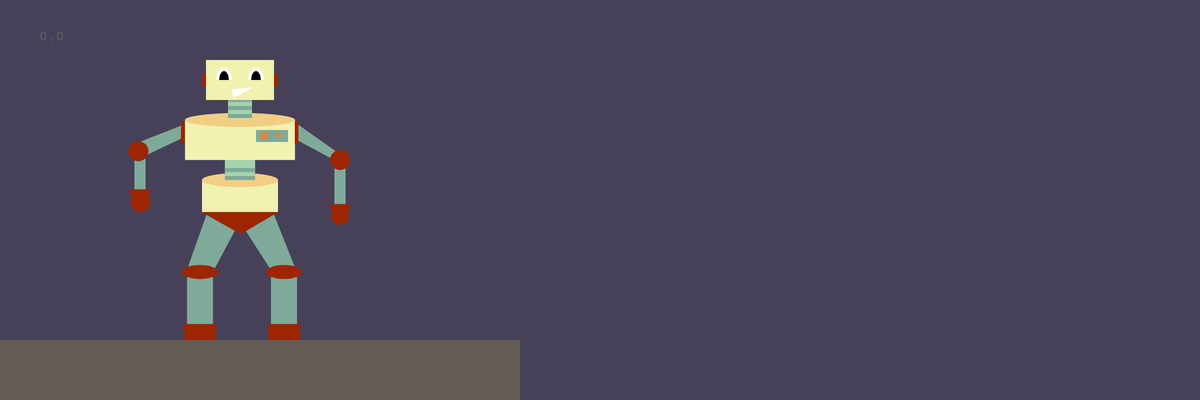
Frame 1 (no input)
Frame 60 (no input): identical to frame 1, image omitted
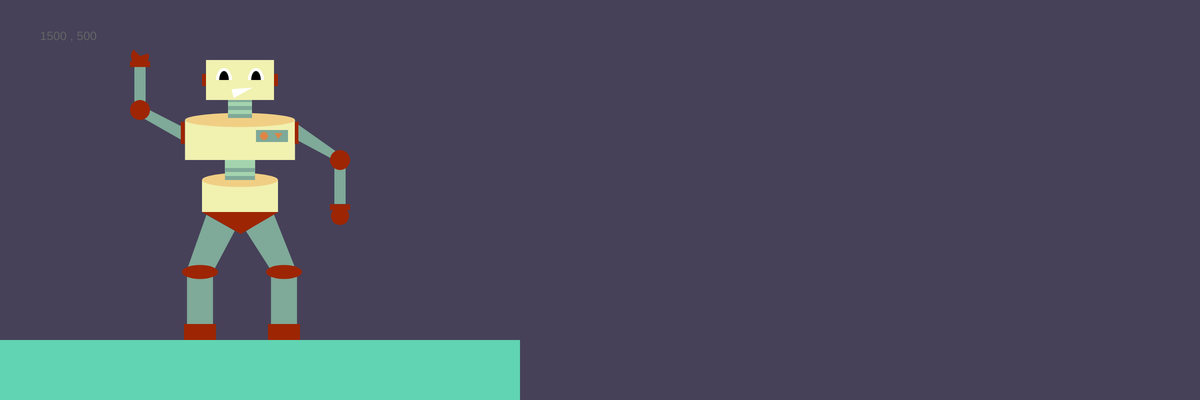
Frame 120 (the mouse pressed at the canvas centre since frame 60)

The p5.js sketch that drew these frames (run headless with seeded random() and noise() and a simulated clock; from frame 60 on, the mouse is pressed at the canvas centre):

// p5.js sketch
// ── sketch.js
function setup() {
  // put setup code here
  createCanvas(3000, 1000);
  rectMode(CENTER);
  ellipseMode(CENTER);
  noStroke();
}

function draw() {
  // put drawing code here
      background('#464159');




      if (mouseIsPressed) {
          // stuff that shows when the mouse is pressed

          //legs
          //right
          fill('#7fa998');
          quad(684, 534, 738, 670, 688, 692, 615, 578);
          fill('#7fa998');
          rect(710,740, 65,140);
          fill('#9d2503')
          ellipse(710, 680, 90, 35);
          rect(710,830, 80,40);

          //left
          fill('#7fa998');
          quad(516, 537, 587, 577, 528, 688, 470, 667);
          fill('#7fa998');
          rect(500,740, 65,140);
          fill('#9d2503')
          ellipse(500, 680, 90, 35);
          rect(500,830, 80,40);

          //hips
          fill('#f1f1b0')
          rect(600, 490, 190, 80);
          fill('#f0cf85');
          ellipse(600, 450, 190, 35);
          fill('#7fa998');
          rect(600, 410, 75, 80);
          fill('#a4d4ae');
          rect(600, 410, 75, 60);
          fill('#7fa998');
          rect(600, 410, 75, 40);
          fill('#a4d4ae');
          rect(600, 410, 75, 20);
          fill('#9d2503')
          triangle(505,530,602,585,696,530);


          //chest
          fill('#f1f1b0')
          rect(600, 350, 275, 100);
          //buttons
          fill('#7fa998');
          rect(680, 340, 80, 30);
          fill('#df8543');
          ellipse(660, 340, 20, 20);
          fill('#df8543');
          triangle(686,333,696,347,706,333);
          fill('#f0cf85');
          ellipse(600, 300, 275, 35);

          //neck
          fill('#7fa998');
          rect(600, 260, 60, 70);
          fill('#a4d4ae');
          rect(600, 260, 60, 50);
          fill('#7fa998');
          rect(600, 260, 60, 30);
          fill('#a4d4ae');
          rect(600, 260, 60, 10);

          //head
          fill('#f1f1b0')
          rect(600, 200, 170, 100);
          fill('255');
          //eyes
          arc(560, 200, 40, 60, PI, TWO_PI);
          fill('255');
          arc(640, 200, 40, 60, PI, TWO_PI);

          fill(0);
          arc(560, 200, 24, 45, PI, TWO_PI);
          fill(0);
          arc(640, 200, 24, 45, PI, TWO_PI);
          //mouth
          fill(255);
          triangle(579,223,584,245,632,219);
          //ears
          fill('#9d2503')
          rect(510, 200, 10, 30);
          rect(690, 200, 10, 30);

          //arms
          //left
          fill('#9d2503')
          rect(457, 332, 10, 55);
          fill('#7fa998');
          quad(364, 270, 452, 315, 452, 349, 352, 292);
          rect(350,210, 28,90);
          fill('#9d2503')
          ellipse(350,275, 50,50);
          rect(350,160,50,15);
          //right
          rect(742, 332, 10, 55);
          fill('#7fa998');
          quad(746, 312, 838, 377, 828, 396, 746, 352);
          rect(850,465, 28,90);
          fill('#9d2503')
          ellipse(850,400, 50,50);
          rect(850,518,50,15);
          //left hand
          arc(350, 140, 45, 45, 6, PI + QUARTER_PI);
          //right hand
          ellipse(850,540,45,45);

          fill('#61d4b3');
          rect(600,1250,1400,800);

          } else {

            // when the mouse isn't pressed!
      //legs
      //right
      fill('#7fa998');
      quad(684, 534, 738, 670, 688, 692, 615, 578);
      fill('#7fa998');
      rect(710,740, 65,140);
      fill('#9d2503')
      ellipse(710, 680, 90, 35);
      rect(710,830, 80,40);

      //left
      fill('#7fa998');
      quad(516, 537, 587, 577, 528, 688, 470, 667);
      fill('#7fa998');
      rect(500,740, 65,140);
      fill('#9d2503')
      ellipse(500, 680, 90, 35);
      rect(500,830, 80,40);

      //hips
      fill('#f1f1b0')
      rect(600, 490, 190, 80);
      fill('#f0cf85');
      ellipse(600, 450, 190, 35);
      fill('#7fa998');
      rect(600, 410, 75, 80);
      fill('#a4d4ae');
      rect(600, 410, 75, 60);
      fill('#7fa998');
      rect(600, 410, 75, 40);
      fill('#a4d4ae');
      rect(600, 410, 75, 20);
      fill('#9d2503')
      triangle(505,530,602,585,696,530);


      //chest
      fill('#f1f1b0')
      rect(600, 350, 275, 100);
      //buttons
      fill('#7fa998');
      rect(680, 340, 80, 30);
      fill('#df8543');
      ellipse(660, 340, 20, 20);
      fill('#df8543');
      triangle(686,333,696,347,706,333);
      fill('#f0cf85');
      ellipse(600, 300, 275, 35);

      //neck
      fill('#7fa998');
      rect(600, 260, 60, 70);
      fill('#a4d4ae');
      rect(600, 260, 60, 50);
      fill('#7fa998');
      rect(600, 260, 60, 30);
      fill('#a4d4ae');
      rect(600, 260, 60, 10);

      //head
      fill('#f1f1b0')
      rect(600, 200, 170, 100);
      fill(255);
      //eyes
      arc(560, 200, 40, 60, PI, TWO_PI);
      fill(255);
      arc(640, 200, 40, 60, PI, TWO_PI);

      fill(0);
      arc(560, 200, 24, 45, PI, TWO_PI);
      fill(0);
      arc(640, 200, 24, 45, PI, TWO_PI);
      //mouth
      fill(255);
      triangle(579,223,584,245,632,219);
      //ears
      fill('#9d2503')
      rect(510, 200, 10, 30);
      rect(690, 200, 10, 30);

      //arms
      //left
      fill('#9d2503')
      rect(457, 332, 10, 55);
      fill('#7fa998');
      quad(341, 358, 453,314,452,347,349,396);
      rect(350,435, 28,90);
      fill('#9d2503')
      ellipse(346,378, 50,50);
      rect(350,481,50,15);
      ellipse(351,505, 50,50);


      //right
      rect(742, 332, 10, 55);
      fill('#7fa998');
      quad(746, 312, 838, 377, 828, 396, 746, 352);
      rect(850,465, 28,90);
      fill('#9d2503')
      ellipse(850,400, 50,50);
      rect(850,518,50,15);
      //left hand
      //arc(350, 140, 45, 45, 6, PI + QUARTER_PI);
      //right hand
      ellipse(850,540,45,45);

      fill('#655c56');
      rect(600,1250,1400,800);
}



    fill(100);
    textSize(30);
    text(mouseX + " , " +  mouseY, 100 , 100);
  }

  function mouseReleased() {
      console.log(mouseX +", "+ mouseY);
  }
